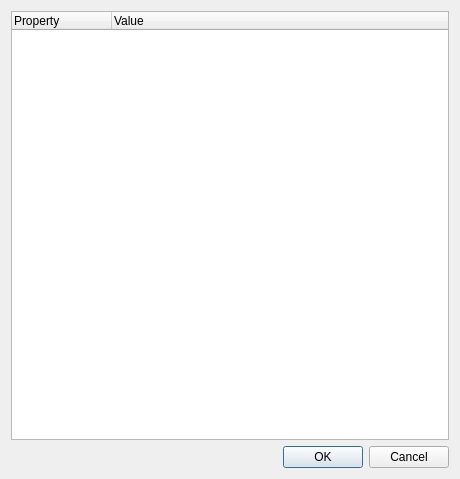
<?xml version="1.0" encoding="UTF-8"?>
<ui version="4.0">
 <class>DialogProp</class>
 <widget class="QDialog" name="DialogProp">
  <property name="geometry">
   <rect>
    <x>0</x>
    <y>0</y>
    <width>460</width>
    <height>479</height>
   </rect>
  </property>
  <property name="windowTitle">
   <string>Edit Pool Properties</string>
  </property>
  <layout class="QVBoxLayout" name="verticalLayout">
   <item>
    <widget class="QTreeWidget" name="propList">
     <property name="editTriggers">
      <set>QAbstractItemView::NoEditTriggers</set>
     </property>
     <property name="alternatingRowColors">
      <bool>true</bool>
     </property>
     <property name="iconSize">
      <size>
       <width>32</width>
       <height>32</height>
      </size>
     </property>
     <property name="uniformRowHeights">
      <bool>true</bool>
     </property>
     <column>
      <property name="text">
       <string>Property</string>
      </property>
     </column>
     <column>
      <property name="text">
       <string>Value</string>
      </property>
     </column>
    </widget>
   </item>
   <item>
    <widget class="QDialogButtonBox" name="buttonBox">
     <property name="orientation">
      <enum>Qt::Horizontal</enum>
     </property>
     <property name="standardButtons">
      <set>QDialogButtonBox::Cancel|QDialogButtonBox::Ok</set>
     </property>
    </widget>
   </item>
  </layout>
 </widget>
 <resources/>
 <connections>
  <connection>
   <sender>buttonBox</sender>
   <signal>accepted()</signal>
   <receiver>DialogProp</receiver>
   <slot>accept()</slot>
   <hints>
    <hint type="sourcelabel">
     <x>248</x>
     <y>254</y>
    </hint>
    <hint type="destinationlabel">
     <x>157</x>
     <y>274</y>
    </hint>
   </hints>
  </connection>
  <connection>
   <sender>buttonBox</sender>
   <signal>rejected()</signal>
   <receiver>DialogProp</receiver>
   <slot>reject()</slot>
   <hints>
    <hint type="sourcelabel">
     <x>316</x>
     <y>260</y>
    </hint>
    <hint type="destinationlabel">
     <x>286</x>
     <y>274</y>
    </hint>
   </hints>
  </connection>
 </connections>
</ui>
